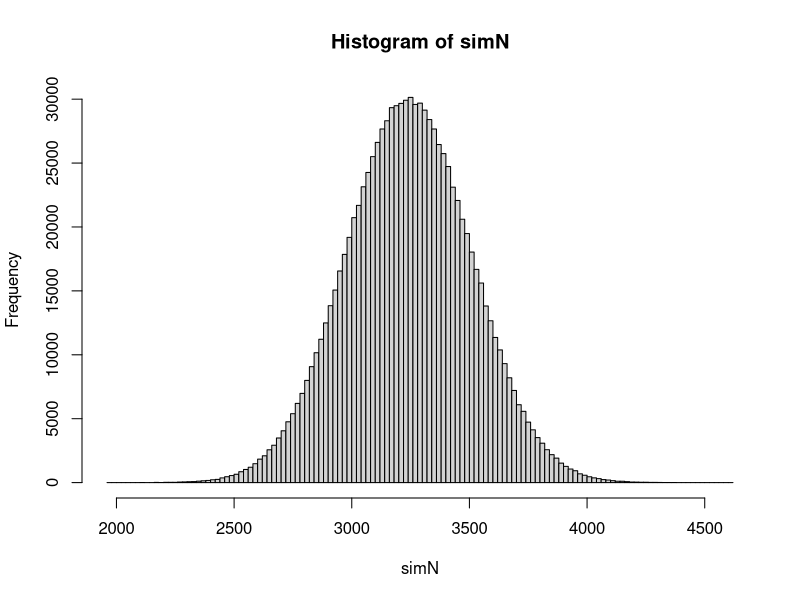
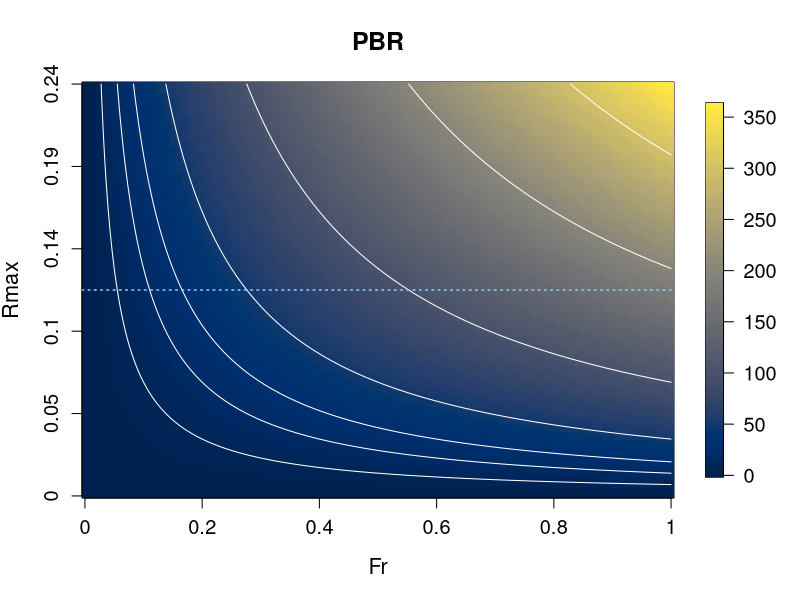

Write R code to recreate these figures, in order.
library(ggplot2)
library(viridis)
library(fields)

## Write data for Fjord-specific population size estimates (from Krafft et al. 2006)
N.est <- data.frame(
  FjordID = c(5:11),
  EstMean = c(1142, 577, 0, 268, 1082, 137, 36),
  EstSD = c(187, 99, 0, 52, 149, 29, 7)
)

## Function for simulating Isfjorden population size
Isfj.Nsim <- function(n, N.est){
  
  # Vector to store samples
  simN <- rep(NA, n)
  
  # Sample from distributions for each fjord and sum
  for(i in 1:n){
    simN[i] <- sum(rnorm(7, mean = N.est$EstMean, sd = N.est$EstSD))
  }
  
  # Return results
  return(simN)
}

## Simulate Isfjorden population size
simN <-Isfj.Nsim(n = 1000000, N.est = N.est)
hist(simN, breaks = 100)

## Extract Nmin for PBR calculations
#  The recommendation (e.g. in Nelson et al. 2019) is to use the 20th percentile
#  of a log-normal distribution of estimates of population size
Nmin <- exp(quantile(log(simN), probs = 0.2))

## Set realistic range for Rmax
Rmax_default <- 0.12 # This is the suggested default for pinnipeds
Rmax_llim <- 0
Rmax_ulim <- 2*Rmax_default 

## Set the range for Fr
Fr_llim <- 0
Fr_ulim <- 1

## Function for calculating PBR across ranges of Rmax and Fr
calc.PBR <- function(Nmin, Rmax, Fr){
  
  # Prepare matrix for storing results
  PBR <- matrix(NA, nrow = length(Fr), ncol = length(Rmax),
                dimnames = list(round(Fr, digits = 2), round(Rmax, digits = 2)))
  
  # Calculate PBR for each Rmax-Fr combination
  for(i in 1:length(Fr)){
    for(j in 1:length(Rmax)){
      PBR[i,j] <- Nmin*0.5*Rmax[j]*Fr[i]
    }
  }
  
  return(PBR)
}

## Determine ranges for Rmax and Fr
Rmax_n <- 101
Fr_n <- 101
Rmax <- seq(Rmax_llim, Rmax_ulim, length.out = Rmax_n)
Fr <- seq(Fr_llim, Fr_ulim, length.out = Fr_n)

## Calculate PBR value matrix
PBR.mat <- calc.PBR(Nmin, Rmax, Fr)


## Plot PBR heatmap
pdf('220124_RudimentaryPBR.pdf', width = 7, height = 6)
#par(mar=c(5.1,5.1,4.1,2.1))
image.plot(PBR.mat, col = cividis(100), main = 'PBR', xlab = 'Fr', ylab = 'Rmax', xaxt= "n", yaxt= "n", cex.lab = 1.3, cex.main = 1.5, axis.args = list(cex.axis = 1.2))
axis(1, at = seq(0, 1, length.out = 6), labels = seq(0, 1, length.out = 6), cex.axis = 1.2)
axis(2, at = seq(0, 1, length.out = 6), labels = round(seq(0, Rmax_ulim, length.out = 6), digits = 2), cex.axis = 1.2)
contour(PBR.mat, add = TRUE, levels = c(10, 20, 30, 50, 100, 200, 300), col = 'white', labcex = 1, method = 'edge', lty = 1, crt = 90, drawlabels = F)
abline(h = 0.5, col = 'skyblue1', lty = 3, lwd = 1.5)
dev.off()
